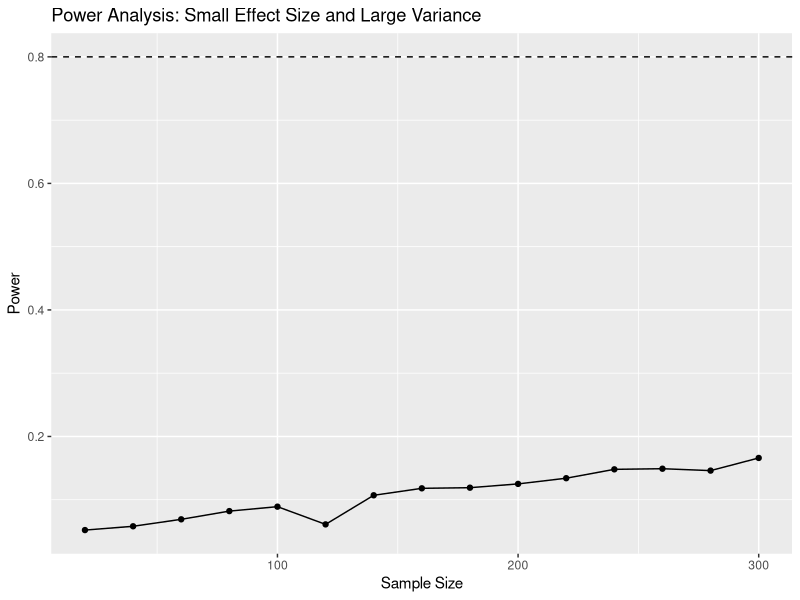

This chart was generated by the following R code:
library(ggplot2)

set.seed(123)

# Small effect size, large variance scenario
effect_size <- 5
control_mean <- 60
sd_wall_sit <- 45

num_simulations <- 1000
sample_sizes <- seq(20, 300, by = 20)

power_estimates <- rep(NA, length(sample_sizes))

for(i in seq_along(sample_sizes)) {
  
  n_total <- sample_sizes[i]
  n_treat <- round(n_total / 2)
  n_control <- n_total - n_treat
  
  p_values <- replicate(
    num_simulations,
    {
      treatment_group <- rnorm(
        n_treat,
        mean = control_mean + effect_size,
        sd = sd_wall_sit
      )
      
      control_group <- rnorm(
        n_control,
        mean = control_mean,
        sd = sd_wall_sit
      )
      
      sample_data <- data.frame(
        wall_sit_time = c(treatment_group, control_group),
        external_focus = c(rep(1, n_treat), rep(0, n_control))
      )
      
      t.test(
        wall_sit_time ~ external_focus,
        data = sample_data
      )$p.value
    }
  )
  
  power_estimates[i] <- mean(p_values < 0.05)
}

power_df <- data.frame(
  sample_size = sample_sizes,
  power = power_estimates
)

power_df

ggplot(power_df, aes(x = sample_size, y = power)) +
  geom_line() +
  geom_point() +
  geom_hline(yintercept = 0.80, linetype = "dashed") +
  labs(
    title = "Power Analysis: Small Effect Size and Large Variance",
    x = "Sample Size",
    y = "Power"
  )
